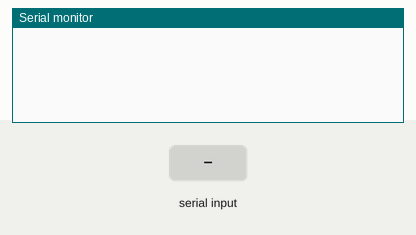
A sketch run on a simulated Arduino Uno, built with avr-gcc and run on an emulated ATmega328P. Shown: the last lines printed to the serial monitor. The inputs (shaded band) are chosen by the test bench.

Above: at 1.2 s.
1.3 s: "1" received over Serial
At 1.42 s:
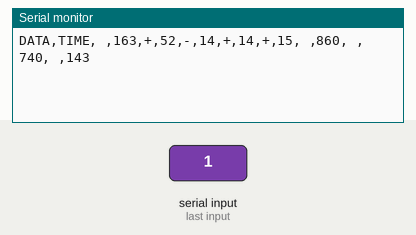
At 12.16 s:
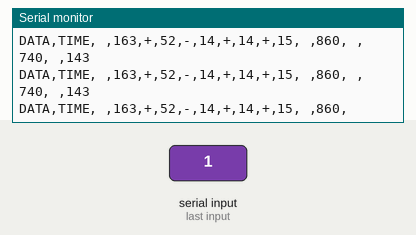

The sketch:

BluetoothTest.ino
```cpp
 #include <SoftwareSerial.h>

int bluetoothTx = 10;
int bluetoothRx = 11;
String obdMessage="DATA,TIME, ,163,+,52,-,14,+,14,+,15, ,860, ,740, ,143 \r\n";
SoftwareSerial bluetooth(bluetoothTx, bluetoothRx);

void setup()
{
  //Setup usb serial connection to computer
  Serial.begin(9600);

  //Setup Bluetooth serial connection to android
  bluetooth.begin(9600);
  bluetooth.println("OBDTest");

}

void loop()
{


  //Read from usb serial to bluetooth
  if(Serial.available())
  {
    bluetooth.print(obdMessage);
    Serial.println(obdMessage);  // Print a line over the connection.
  }
}
```

Measured:
- after the input at 1.3 s, the serial monitor: prints a new line after 0.06 s (image 1)
